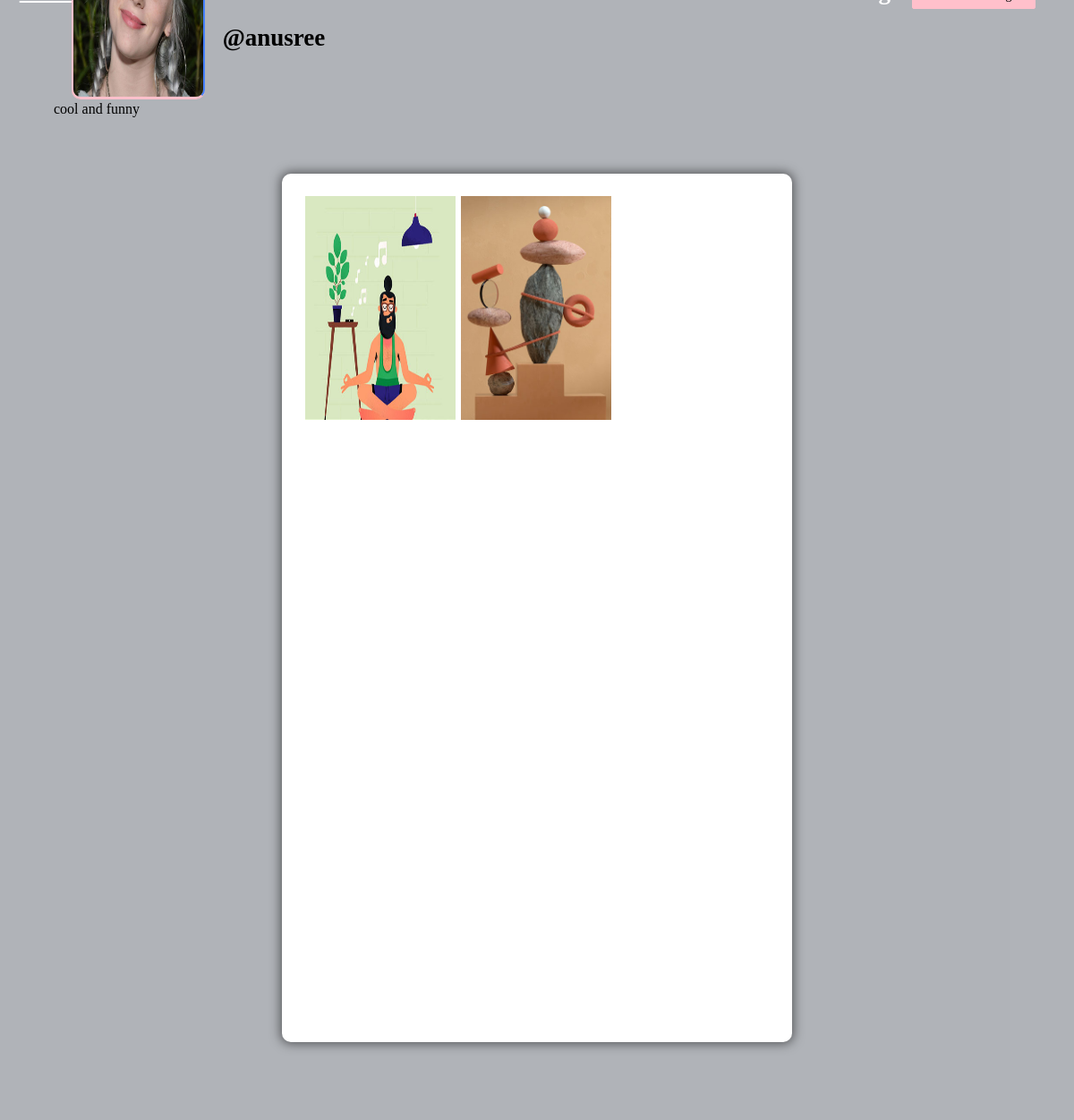
The app's page /profile/anusree (signed in), older data.
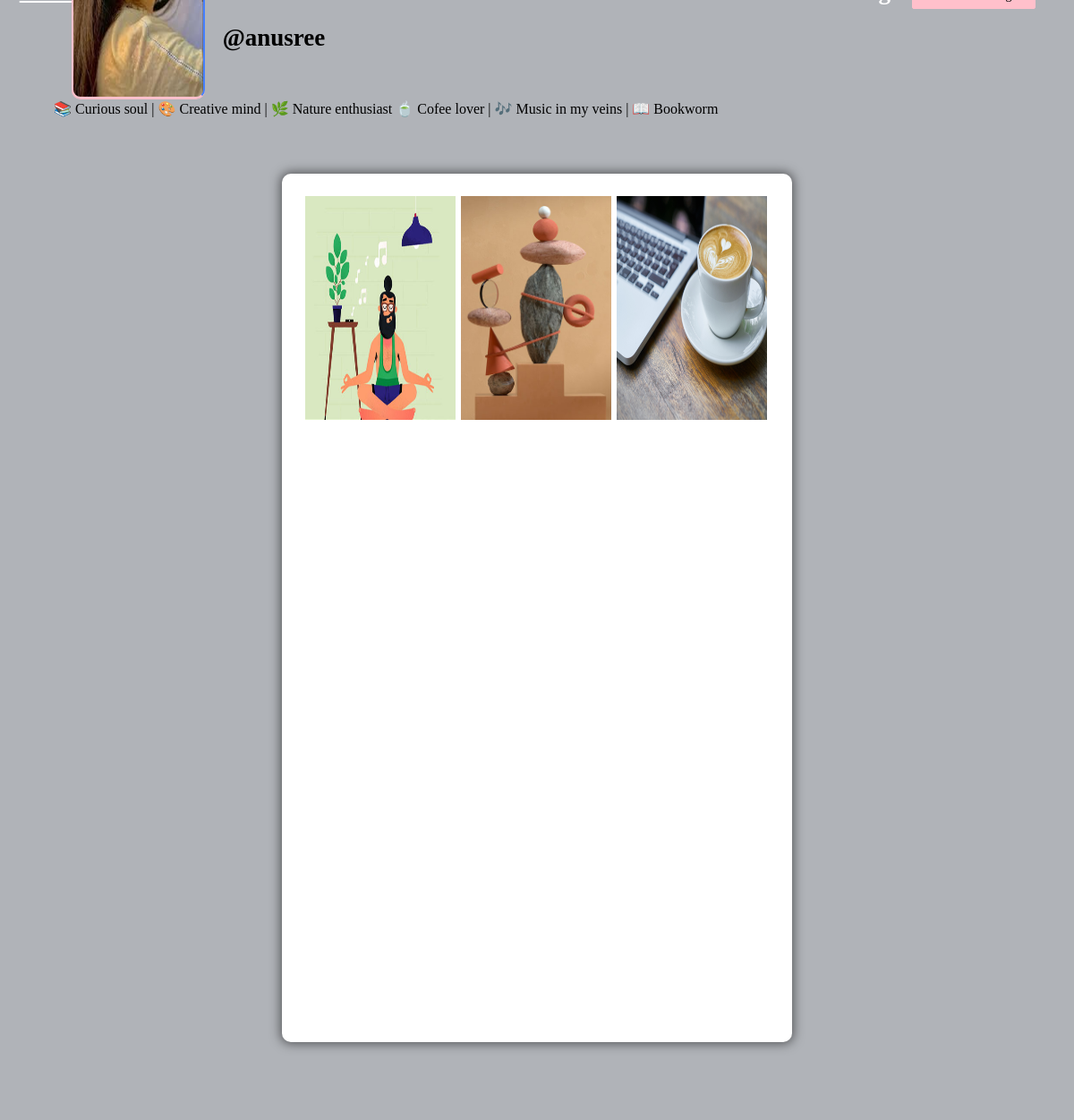
The same page, newer data.
### core/models.py (models this page shows, shortened)
class Profile(models.Model):
    user = models.ForeignKey(User, on_delete=models.CASCADE)
    id_user = models.IntegerField()
    bio = models.TextField(blank=True)
    profileimg = models.ImageField(upload_to='profile_images', default='blank-profile-picture.png')
    location = models.CharField(max_length=100, blank=True)

class Post(models.Model):
    id = models.UUIDField(primary_key=True, default=uuid.uuid4)
    user = models.CharField(max_length=100)
    image = models.ImageField(upload_to='post_images')
    caption = models.TextField()
    created_at = models.DateTimeField(default=datetime.now)
    no_of_likes = models.IntegerField(default=0)

### core/views.py (the view)
# urls.py: path('profile/<str:pk>', views.profile, name='profile'),
@login_required(login_url='signin')
def profile(request, pk):
    user_object = User.objects.get(username=pk)
    user_profile = Profile.objects.get(user=user_object)
    user_posts = Post.objects.filter(user=pk)
    user_post_length = len(user_posts)
    follower = request.user.username
    user = pk
    if FollowersCount.objects.filter(follower=follower, user=user).first():
        button_text = 'Unfollow'
    else:
        button_text = 'Follow'
    user_followers = len(FollowersCount.objects.filter(user=pk))
    user_following = len(FollowersCount.objects.filter(follower=pk))
    context = {
        'user_object': user_object,
        'user_profile': user_profile,
        'user_posts': user_posts,
        'user_post_length': user_post_length,
        'button_text': button_text,
        'user_followers': user_followers,
        'user_following': user_following,
    }
    return render(request, 'profile.html', context)

### templates/profile.html (shortened to what this page needs)
{% load static %}
<!DOCTYPE html>
<html lang="en">
<head>
    <link rel="stylesheet" href="{% static 'css/main.min.css' %}">
    <link rel="stylesheet" href="{% static 'css/style.css' %}">
    <link rel="stylesheet" href="{% static 'css/color.css' %}">
    <link rel="stylesheet" href="{% static 'css/responsive.css' %}">
</head>
<body>
	<section>
			<div class="feature-photo">
				<figure><img src="{% static 'images/resources/flowers.jpg' %}" alt=""></figure>
				<form action="/follow" method="POST">
					<div class="add-btn">
					<span style="color: white; font-size: 27px; margin-right: 520px;"><b><u><a href="/">Home</a></u></b></span>
					{% if user_post_length == 0 %}
					<span style="color: white; font-size: 27px;"><b>No Post</b></span>
					{% elif user_post_length == 1 %}
					<span style="color: white; font-size: 27px;"><b>{{user_post_length}} Post</b></span>
					{% else %}
					<span style="color: white; font-size: 27px;"><b>{{user_post_length}} Posts</b></span>
					{% endif %}
					{% if user_followers == 0 or user_followers == 1 %}
					<span style="color: white; font-size: 27px;"><b>{{user_followers}} follower</b></span>
					{% else %}
					<span style="color: white; font-size: 27px;"><b>{{user_followers}} followers</b></span>
					{% endif %}
					<span style="color: white; font-size: 27px;"><b>{{user_following}} following</b></span>
					{% if user_object.username == user.username %}
					<a href="/settings" data-ripple="">Account Settings</a>
					{% else %}
					<a data-ripple=""><button type="submit" style="background-color: #ffc0cb; border: #ffc0cb;">{{button_text}}</button></a>
					{% endif %}
					</div>
				</form>
				<div class="container-fluid">
					<div class="row merged">
						<div class="col-lg-2 col-sm-3">
							<div class="user-avatar">
								<figure>
									<img src="{{user_profile.profileimg.url}}" style="height: 250px; width: 100%;" alt="">
								</figure>
							</div>
						</div>
						<div class="col-lg-10 col-sm-9">
							<div class="timeline-info">
								<ul>
									<li class="admin-name">
									  <h5 style="color: black;white-space: nowrap; width: 110px; font-size: 27px;"><b>@{{user_profile.user.username}}</b></h5>
									</li>
								</ul>
							</div>
						</div>
					</div>
				</div>
			</div>
		</section>
		<section>
			<div class="bio">
					{{user_profile.bio}}
			</div>
		</section>
	<section>
		<div class="gap gray-bg">
			<div class="container-fluid">
				<div class="row">
					<div class="col-lg-12">
						<div class="row" id="page-contents">
							<div class="col-lg-3">
								<aside class="sidebar static">
								</aside>
							</div>
							<div class="col-lg-6">
								<div class="central-meta">
									<ul class="photos">
										{% for post in user_posts %}
										<li>
											<a class="strip" href="{{post.image.url}}" title="" data-strip-group="mygroup" data-strip-group-options="loop: false">
												<img src="{{post.image.url}}" style="height: 250px; width: 300px;" alt=""></a>
										</li>
										{% endfor %}
									</ul>
								</div>
							</div>
							<div class="col-lg-3">
								<aside class="sidebar static">
								</aside>
							</div>
						</div>
					</div>
				</div>
			</div>
		</div>
	</section>
</body>
</html>

### static/css/color.css (style rules this page uses)
#nprogress .bar, .timeline-info > ul li a::before, .add-btn > a, .activitiez > li::before, form button, .colla-apps > li a:hover, a.underline:before, .setting-row input:checked + label, .user-avatar:hover .edit-phto, .error-meta > a, .color-bg, .add-butn, .nav.nav-tabs.likes-btn > li a.active, a.dislike-btn, .drop > a:hover, .btn-view.btn-load-more:hover, .accordion .card h5 button[aria-expanded="true"], .chat-head, .f-page > figure em, .inbox-panel-head > ul > li > a, .nav-tabs--left .nav-link.active, .nav-tabs--left .nav-link.active:hover, footer .widget-title h4::before, #topcontrol, .sidebar .widget-title::before, .f-title::before, .g-post-classic > figure > i::after, .purify > a, .help-list > a:hover, .open-position::before, .info > a, .category-box:hover, .category-box.selected, a.main-btn, .section-heading::before, .getquot-baner, .more-branches > h4::before, .is-helpful > a, .cart-optionz > li > a:hover, .paginationz > li a:hover, .paginationz > li a.active, .shopping-cart, a.btn2:hover, .form-submit > input[type="submit"], button.submit-checkout, .delete-cart:hover, .proceed .button, .amount-area .update-cart, a.addnewforum, .apply-bttons > a { background: orange; }

### static/css/responsive.css (style rules this page uses)
@media screen and (max-width: 1281px) and (min-width: 1024px) { .photos > li { min-width: 32.2%; width: 32.2%; } }
@media screen and (max-width: 1281px) and (min-width: 1024px) { .timeline-info { line-height: 51px; } }
@media screen and (max-width: 1281px) and (min-width: 1024px) { .timeline-info .admin-name > h5 { font-size: 20px; } }
@media screen and (max-width: 1281px) and (min-width: 1024px) { .user-avatar { width: 80.2% } }

Row changes from the older to the newer data that the page shows:
changed Profile "anusree": profileimg: a different picture; bio "cool and funny" → "📚 Curious soul | 🎨 Creative mind | 🌿 Nature enthusiast 🍵 Cofee lover | 🎶 Music in my veins | 📖 Bookworm"
added Post: image (picture)
